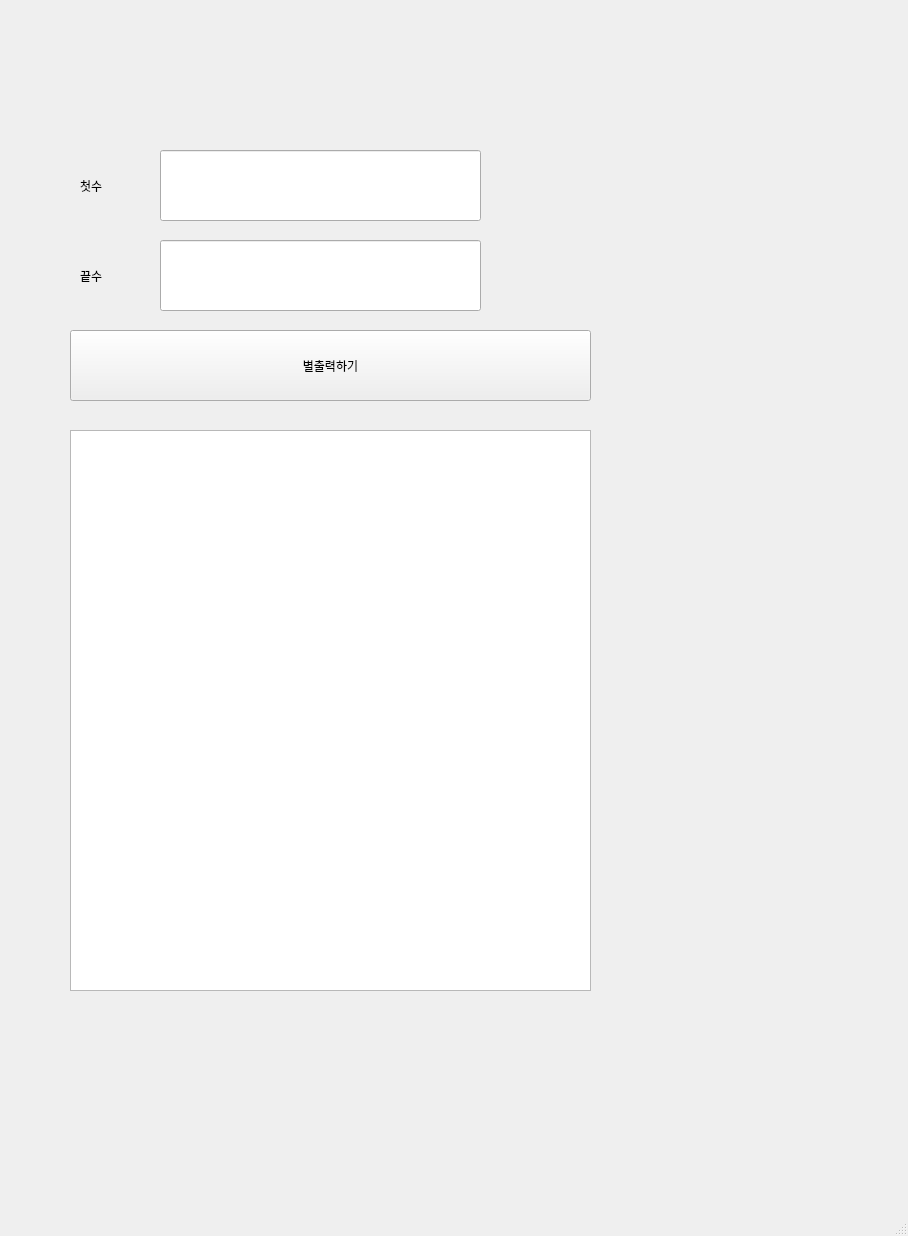
<?xml version="1.0" encoding="UTF-8"?>
<ui version="4.0">
 <class>MainWindow</class>
 <widget class="QMainWindow" name="MainWindow">
  <property name="geometry">
   <rect>
    <x>0</x>
    <y>0</y>
    <width>908</width>
    <height>1236</height>
   </rect>
  </property>
  <property name="cursor">
   <cursorShape>ClosedHandCursor</cursorShape>
  </property>
  <property name="windowTitle">
   <string>MainWindow</string>
  </property>
  <property name="styleSheet">
   <string notr="true"/>
  </property>
  <widget class="QWidget" name="centralwidget">
   <widget class="QLineEdit" name="le1">
    <property name="geometry">
     <rect>
      <x>160</x>
      <y>150</y>
      <width>321</width>
      <height>71</height>
     </rect>
    </property>
   </widget>
   <widget class="QLineEdit" name="le2">
    <property name="geometry">
     <rect>
      <x>160</x>
      <y>240</y>
      <width>321</width>
      <height>71</height>
     </rect>
    </property>
   </widget>
   <widget class="QPushButton" name="pb">
    <property name="geometry">
     <rect>
      <x>70</x>
      <y>330</y>
      <width>521</width>
      <height>71</height>
     </rect>
    </property>
    <property name="text">
     <string>별출력하기</string>
    </property>
   </widget>
   <widget class="QTextEdit" name="te">
    <property name="geometry">
     <rect>
      <x>70</x>
      <y>430</y>
      <width>521</width>
      <height>561</height>
     </rect>
    </property>
   </widget>
   <widget class="QLabel" name="label">
    <property name="geometry">
     <rect>
      <x>80</x>
      <y>180</y>
      <width>56</width>
      <height>12</height>
     </rect>
    </property>
    <property name="text">
     <string>첫수</string>
    </property>
   </widget>
   <widget class="QLabel" name="label_2">
    <property name="geometry">
     <rect>
      <x>80</x>
      <y>270</y>
      <width>56</width>
      <height>12</height>
     </rect>
    </property>
    <property name="text">
     <string>끝수</string>
    </property>
   </widget>
  </widget>
  <widget class="QMenuBar" name="menubar">
   <property name="geometry">
    <rect>
     <x>0</x>
     <y>0</y>
     <width>908</width>
     <height>21</height>
    </rect>
   </property>
  </widget>
  <widget class="QStatusBar" name="statusbar"/>
 </widget>
 <resources/>
 <connections/>
</ui>
